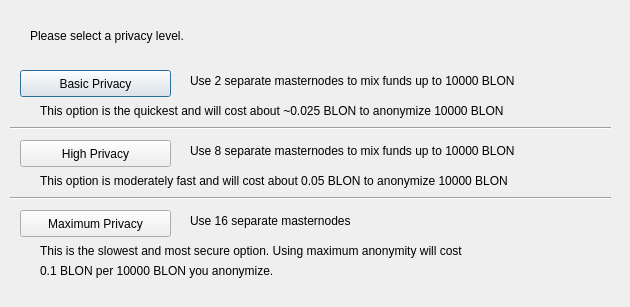
<?xml version="1.0" encoding="UTF-8"?>
<ui version="4.0">
 <class>ObfuscationConfig</class>
 <widget class="QDialog" name="ObfuscationConfig">
  <property name="geometry">
   <rect>
    <x>0</x>
    <y>0</y>
    <width>630</width>
    <height>307</height>
   </rect>
  </property>
  <property name="windowTitle">
   <string>Configure Obfuscation</string>
  </property>
  <widget class="QPushButton" name="buttonBasic">
   <property name="geometry">
    <rect>
     <x>20</x>
     <y>70</y>
     <width>151</width>
     <height>27</height>
    </rect>
   </property>
   <property name="text">
    <string>Basic Privacy</string>
   </property>
  </widget>
  <widget class="QPushButton" name="buttonHigh">
   <property name="geometry">
    <rect>
     <x>20</x>
     <y>140</y>
     <width>151</width>
     <height>27</height>
    </rect>
   </property>
   <property name="text">
    <string>High Privacy</string>
   </property>
  </widget>
  <widget class="QPushButton" name="buttonMax">
   <property name="geometry">
    <rect>
     <x>20</x>
     <y>210</y>
     <width>151</width>
     <height>27</height>
    </rect>
   </property>
   <property name="text">
    <string>Maximum Privacy</string>
   </property>
  </widget>
  <widget class="QLabel" name="label">
   <property name="geometry">
    <rect>
     <x>30</x>
     <y>20</y>
     <width>571</width>
     <height>31</height>
    </rect>
   </property>
   <property name="text">
    <string>Please select a privacy level.</string>
   </property>
  </widget>
  <widget class="QLabel" name="label_2">
   <property name="geometry">
    <rect>
     <x>190</x>
     <y>70</y>
     <width>421</width>
     <height>21</height>
    </rect>
   </property>
   <property name="text">
    <string>Use 2 separate masternodes to mix funds up to 10000 BLON</string>
   </property>
  </widget>
  <widget class="QLabel" name="label_3">
   <property name="geometry">
    <rect>
     <x>190</x>
     <y>140</y>
     <width>411</width>
     <height>21</height>
    </rect>
   </property>
   <property name="text">
    <string>Use 8 separate masternodes to mix funds up to 10000 BLON</string>
   </property>
  </widget>
  <widget class="QLabel" name="label_4">
   <property name="geometry">
    <rect>
     <x>190</x>
     <y>210</y>
     <width>421</width>
     <height>21</height>
    </rect>
   </property>
   <property name="text">
    <string>Use 16 separate masternodes</string>
   </property>
  </widget>
  <widget class="QLabel" name="label_6">
   <property name="geometry">
    <rect>
     <x>40</x>
     <y>100</y>
     <width>561</width>
     <height>21</height>
    </rect>
   </property>
   <property name="text">
    <string>This option is the quickest and will cost about ~0.025 BLON to anonymize 10000 BLON</string>
   </property>
  </widget>
  <widget class="QLabel" name="label_7">
   <property name="geometry">
    <rect>
     <x>40</x>
     <y>170</y>
     <width>561</width>
     <height>21</height>
    </rect>
   </property>
   <property name="text">
    <string>This option is moderately fast and will cost about 0.05 BLON to anonymize 10000 BLON</string>
   </property>
  </widget>
  <widget class="QLabel" name="label_8">
   <property name="geometry">
    <rect>
     <x>40</x>
     <y>240</y>
     <width>561</width>
     <height>21</height>
    </rect>
   </property>
   <property name="text">
    <string>This is the slowest and most secure option. Using maximum anonymity will cost</string>
   </property>
  </widget>
  <widget class="QLabel" name="label_9">
   <property name="geometry">
    <rect>
     <x>40</x>
     <y>260</y>
     <width>561</width>
     <height>21</height>
    </rect>
   </property>
   <property name="text">
    <string>0.1 BLON per 10000 BLON you anonymize.</string>
   </property>
  </widget>
  <widget class="Line" name="line">
   <property name="geometry">
    <rect>
     <x>10</x>
     <y>120</y>
     <width>601</width>
     <height>16</height>
    </rect>
   </property>
   <property name="orientation">
    <enum>Qt::Horizontal</enum>
   </property>
  </widget>
  <widget class="Line" name="line_2">
   <property name="geometry">
    <rect>
     <x>10</x>
     <y>190</y>
     <width>601</width>
     <height>16</height>
    </rect>
   </property>
   <property name="orientation">
    <enum>Qt::Horizontal</enum>
   </property>
  </widget>
 </widget>
 <resources/>
 <connections/>
</ui>
